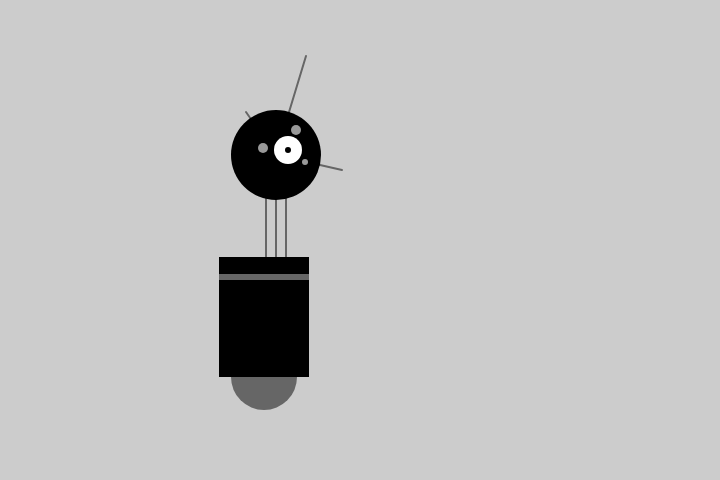
Frame 1 (no input)
Frame 60 (no input): identical to frame 1, image omitted
Frame 120 (the mouse pressed at the canvas centre since frame 60): identical to frame 1, image omitted

The p5.js sketch that drew this single still picture (run headless with seeded random() and noise() and a simulated clock; from frame 60 on, the mouse is pressed at the canvas centre):

// p5.js sketch
// ── sketch.js
function setup() {
  createCanvas(720,480);
  strokeWeight(2);
  ellipseMode(RADIUS);
}

function draw() {
  background(204);
  
  //Neck
  stroke(102); //stroke is gray
  line(266,257,266,162); //left
  line(276,257,276,162); //middle
  line(286,257,286,162); //right
  
  //antenna
  line(276,155,246,112); //small
  line(276,155,306,56); //tall
  line(276,155,342,170); //medium
  
  //body
  noStroke();
  fill(102);
  ellipse(264,377,33,33);
  fill(0);
  rect(219,257,90,120);
  fill(102);
  rect(219,274,90,6);
  
  //head
  fill(0);
  ellipse(276,155,45,45);
  fill(255);
  ellipse(288,150,14,14);
  fill(0);
  ellipse(288,150,3,3);
  fill(153);
  ellipse(263,148,5,5);
  ellipse(296,130,5,5);
  ellipse(305,162,3,3);
  
}
